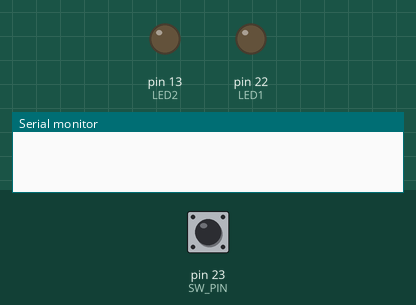
Simulated run of this sketch. Board: Arduino Mega 2560, built with avr-gcc and run on an emulated ATmega2560. Shown: output pins drawn as LEDs (lit = HIGH), the last lines printed to the serial monitor. Inputs (shaded band) come from the test bench; at power-on: pin 23 (SW_PIN) HIGH.

Above: at 1.2 s.
1.3 s: pin 23 (SW_PIN) pulled LOW for 1 s
At 3.1 s:
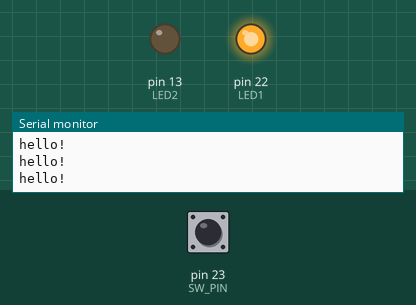
3.8 s: pin 23 (SW_PIN) pulled LOW for 0.15 s
At 5.1 s:
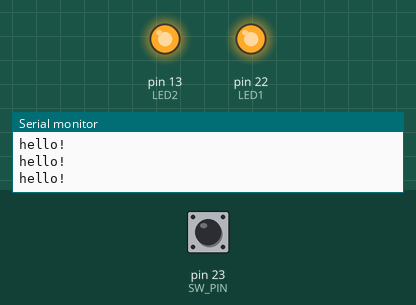
5.4 s: pin 23 (SW_PIN) pulled LOW for 3.2 s
At 6.2 s:
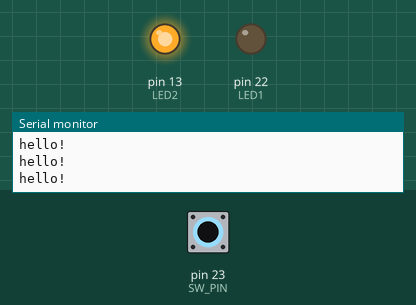
Timing chart, 0 to 8.4 s (numbered marks = the images above; inputs shaded):
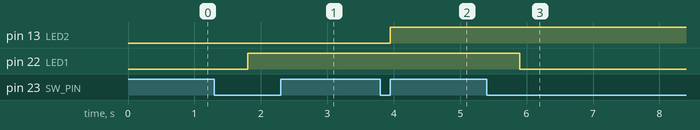

The sketch:

diy3-1-OOP-h-cpp.ino
```cpp
// 參閱3-21頁

#include "switch.h"

const byte LED1 = 22;
const byte LED2 = LED_BUILTIN; // 內建的LED
const byte SW_PIN = 23;        // 開關接腳

boolean LED1State = false;
boolean LED2State = false;

Switch sw(SW_PIN, LOW, true);

void setup()
{
  Serial.begin(115200);
  pinMode(LED1, OUTPUT);
  pinMode(LED2, OUTPUT);
}

void loop()
{
  switch (sw.check())
  {
  case Switch::RELEASED_FROM_PRESS:
    LED2State = !LED2State;
    digitalWrite(LED2, LED2State);
    break;
  case Switch::LONG_PRESSED:
    LED1State = !LED1State;
    digitalWrite(LED1, LED1State);
    break;
  case Switch::PRESSING:
    Serial.println("hello!");
    break;
  }
}
```

switch.cpp
```cpp
#include "switch.h"

Switch::Switch(byte pin, bool ON = HIGH, bool pullup = false) {
  _pin = pin;
  _ONState = ON;

  if (pullup) {
    pinMode(_pin, INPUT_PULLUP);
  } else {
    pinMode(_pin, INPUT);
  }
}

Switch::Status Switch::check() {
  Switch::Status status = RELEASED;

  if (digitalRead(_pin) == _ONState) {
    if (!_isPressed) {
      _isPressed = true;
      status = PRESSED;
      _pressTime = millis();
    }

    if (_isLongPressed && (millis() - _lastHoldTime >= _holdTime)) {
      status = PRESSING;
      _lastHoldTime = millis();
    }

    if (!_isLongPressed && (millis() - _pressTime > _longPressTime))
    {
      _isLongPressed = true;
      status = LONG_PRESSED;
    }
  } else {
    if (_isPressed) {
      if (_isLongPressed == true) {
        _isLongPressed = false;
        _lastHoldTime = 0;
        status = RELEASED_FROM_LONGPRESS;
      } else if ((millis() - _pressTime) > _debounceTime) {
        status = RELEASED_FROM_PRESS;
      }
      _isPressed = false;
    }
  }
  return status;
}
```

switch.h
```cpp
/*
  檢測開關被「按一下」和「長按」的行為
  作者：小趙
  版本：1.0.0
*/
#ifndef SWITCH_H
#define SWITCH_H
#include <Arduino.h>

class Switch {
  private:
    byte _pin;
    bool _ONState;
    uint32_t _pressTime = 0;
    uint8_t _debounceTime = 30;
    uint16_t _longPressTime = 500;
    uint32_t _lastHoldTime = 0;
    uint16_t _holdTime = 200;
    bool _isPressed = false;
    bool _isLongPressed = false;

  public:
    typedef enum {
      RELEASED,
      PRESSED,
      LONG_PRESSED,
      PRESSING,
      RELEASED_FROM_PRESS,
      RELEASED_FROM_LONGPRESS
    } Status;

    Switch(byte pin, bool ON, bool pullup);
    Status check();
};
#endif
```

Measured:
- after the input at 1.3 s, pin 22 (LED1): LOW → HIGH after 0.50 s
- after the input at 3.8 s, pin 13 (LED2): LOW → HIGH after 0.15 s
- after the input at 5.4 s, pin 22 (LED1): HIGH → LOW after 0.50 s
